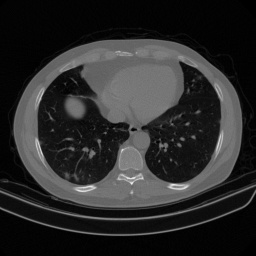
#> input picture a1/85.jpg, 256 x 256 px
$ python CS19B007.py
#> lines starting #> are read from the running program, lines starting #| are printed output that depends on the picture
import matplotlib.image as img
import numpy as np
import matplotlib.pyplot as plt
from shapely.geometry import LineString

# converting the greyscale image into a 256x256 matrix
image = img.imread("85.jpg")
#> image is the input picture: shape (256, 256); min 0, max 239, mean 42.7


# -------------------Eigen Value Decomposition-----------------------------------------------------

eigen_values, eigen_vectors = np.linalg.eig(image)

# sorting eigen values and arranging corresponding eigen vectors, by sorting a temporary list of (magnitude of eigen values, real part of eigen values, index) tuples
temp1 = []
for i in range(256) :
    temp1.append((abs(eigen_values[i]),eigen_values[i].real,i))
#> after the loop, temp1 = 256 items, first 6: (11418.2, 11418.2, 0), (1280.2, 723.1, 1), (1280.2, 723.1, 2), (1108.9, -1108.9, 3), (1083.9, -917, 4), (1083.9, -917, 5)
temp1.sort(reverse=True)

eigen_values_sorted = np.empty(shape=256, dtype=complex)
eigen_vectors_sorted = np.array(eigen_vectors[:,temp1[0][2]])

for i in range(256) :
    eigen_values_sorted[i] =  eigen_values[temp1[i][2]]
for i in range(1,256) :
    eigen_vectors_sorted = np.c_[eigen_vectors_sorted, eigen_vectors[:,temp1[i][2]]]

# compute the sorted eigen value matrix, the corresponding eigen vector matrix and its inverse
P = np.copy(eigen_vectors_sorted)
P_inverse = np.linalg.inv(P)
D = np.diag(eigen_values_sorted)


# --------------------Singular Value Decomposition-----------------------------------------------------

# creating a copy of the image matrix into an array with data type as int, so as to prevent overflow when the matrix is multiplied with its transpose
image1 = np.array(image,dtype=int)

# U is the eigen vector matrix of A.(At)
# singular values are the square root of the eigen values of A.(At)
# Vt is obtained from the equation : A = U.S.Vt, by multiplying both sides with U_inverse and S_inverse
U = np.linalg.eig(image1 @ image1.transpose())[1]
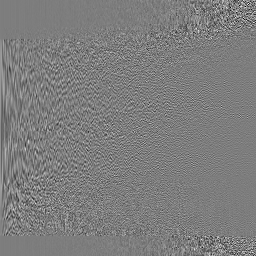
#> U: shape (256, 256) float64; min -0.429, max 0.442, mean 0.000145; drawn with min black and max white
singluar_values = np.sqrt(np.linalg.eig(image1 @ image1.transpose())[0])
#> singluar_values = 256 values, max 14166.5 at index 0, min 0.0565 at index 250, mean 249.3
Vt = np.linalg.inv(np.diag(singluar_values)) @ np.linalg.inv(U) @ image1
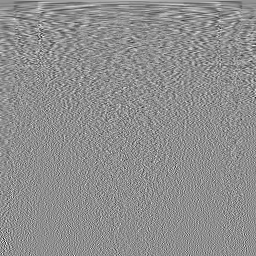
#> Vt: shape (256, 256) float64; min -0.371, max 0.292, mean 0.000182; drawn with min black and max white

# sorting singular values and arranging corresponding right and left singular vectors,
# by sorting a temporary list of (singular values, right singular vector, left singluar vector transpose) tuples
temp2 = []
for i in range(256) :
    temp2.append((singluar_values[i], U[:,i], Vt[i,:]))
#> after the loop, temp2 = 256 items
temp2.sort(reverse=True)

singluar_values_sorted = np.empty(shape=(256))
singluar_values_sorted[0] = temp2[0][0]
U_sorted = np.array(temp2[0][1])
#> U_sorted = 256 values, max 0.104 at index 187, min 0.00252 at index 237, mean 0.0528
Vt_sorted = np.array(temp2[0][2])
#> Vt_sorted = 256 values, max 0.107 at index 131, min 0.00755 at index 1, mean 0.0567

for i in range(1,256) :
    singluar_values_sorted[i] = temp2[i][0]
    U_sorted = np.c_[U_sorted, temp2[i][1]]
    Vt_sorted = np.vstack([Vt_sorted, temp2[i][2]])
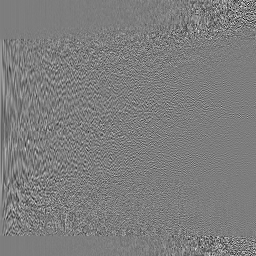
#> U_sorted: shape (256, 256) float64; min -0.429, max 0.442, mean 0.000145; drawn with min black and max white
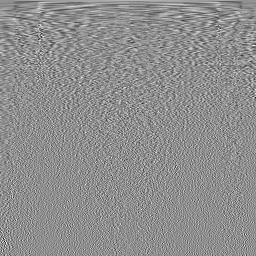
#> Vt_sorted: shape (256, 256) float64; min -0.371, max 0.292, mean 0.000182; drawn with min black and max white
#> after the loop, singluar_values_sorted = 256 values, max 14166.5 at index 0, min 0.0565 at index 255, mean 249.3


# -------------------------------Plots----------------------------------------------------------------

# reconsturcted images and corresponding error images plot

fig, ax = plt.subplots(5, 4, figsize=(12, 20))
curr_fig=0
for k in [5, 20, 50, 180, 255]:
  # incrementing the value of k so as to include the complex conjugate of any complex eigen value
  # checks if the magnitude of kth eigen value is equal to the magnitude of the (k+1)th eigen value and sum of imaginary parts are zero, given they are not purely real
    if((k!=255) and (temp1[k+1][0] == temp1[k][0]) and (eigen_values_sorted[temp1[k+1][2]].imag + eigen_values_sorted[temp1[k][2]].imag == 0) and (eigen_values_sorted[temp1[k][2]].imag != 0)) :
        k += 1

    approx_evd = P[:,:k] @ D[:k,:k] @ P_inverse[:k,:]
    approx_svd = U_sorted[:,:k] @ np.diag(singluar_values_sorted)[:k,:k] @ Vt_sorted[:k,:]

    # evd reconstructed images
    ax[curr_fig][0].imshow(approx_evd.real,cmap="gray")
    ax[curr_fig][0].set_title("evd : k = "+str(k))
    ax[curr_fig,0].axis("off")

    # evd error images
    ax[curr_fig][1].imshow((image - approx_evd.real),cmap="gray")
    ax[curr_fig][1].set_title("evd error : k = "+str(k))
    ax[curr_fig,1].axis("off")

    # svd reconstructed images
    ax[curr_fig][2].imshow(approx_svd,cmap="gray")
    ax[curr_fig][2].set_title("svd : k = "+str(k))
    ax[curr_fig,2].axis("off")

    # svd error images
    ax[curr_fig][3].imshow((image - approx_svd),cmap="gray")
    ax[curr_fig][3].set_title("svd error : k = "+str(k))
    ax[curr_fig,3].axis("off")

    curr_fig +=1
#> after the loop, curr_fig = 5


# plotting the norm of error matrices vs k

k_set = np.arange(1,256,1)
evd_set = []
svd_set = []

# creating lists of norms of error matrices for various values of k
for k in k_set :
    approx_evd = P[:,:k] @ D[:k,:k] @ P_inverse[:k,:]
    approx_svd = U_sorted[:,:k] @ np.diag(singluar_values_sorted)[:k,:k] @ Vt_sorted[:k,:]
    evd_set.append(np.linalg.norm(image-approx_evd.real,"fro"))
    svd_set.append(np.linalg.norm(image-approx_svd,"fro"))
#> this loop made 255 passes
#> pass 3, `approx_svd = U_sorted[:,:k] @ np.diag(singluar_values_sorted)[:k,:k] @..`:
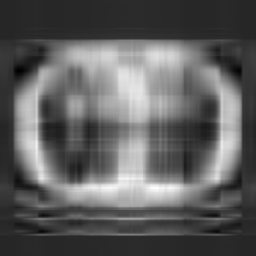
#> approx_svd: shape (256, 256) float64; min -27.83, max 160.8, mean 42.4; drawn with min black and max white
#> after the loop, evd_set = 255 values, max 11349.4 at index 37, min 4.9 at index 254, mean 3581.2; svd_set = 255 values, max 8302.9 at index 0, min 0.0565 at index 254, mean 700.7

# plot of the two norms vs k
fig = plt.figure(num=2, figsize=(16, 12))
ax = fig.add_subplot(1,1,1)
quality_threshold = np.full((255,1),1000)
plt.plot(k_set,evd_set, label="evd norm")
plt.plot(k_set,svd_set, label="svd norm")
plt.plot(k_set,quality_threshold)

# plotting the intersection at norm value = 1000
first_line = LineString(np.column_stack((k_set, evd_set)))
second_line = LineString(np.column_stack((k_set, svd_set)))
third_line = LineString(np.column_stack((k_set, quality_threshold)))
intersection1 = third_line.intersection(first_line)
intersection2 = third_line.intersection(second_line)

plt.plot(*intersection1.xy, 'ro')
plt.plot(*intersection2.xy, 'ro')

plt.legend()
plt.show()
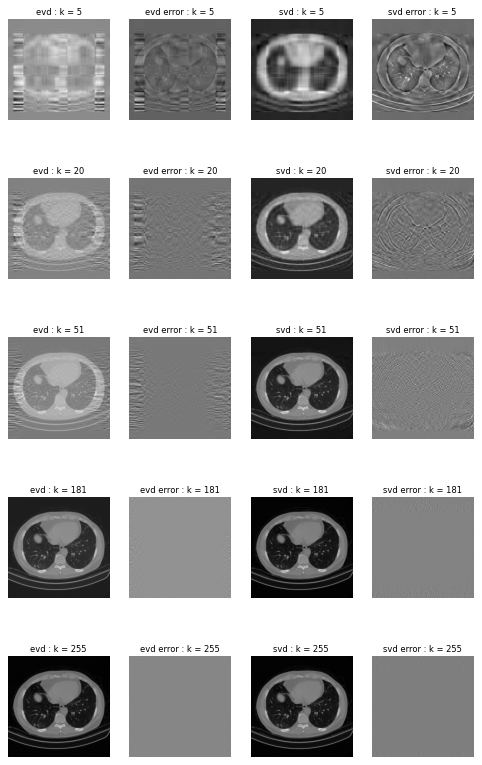
#> figure drawn by matplotlib, 20 panels
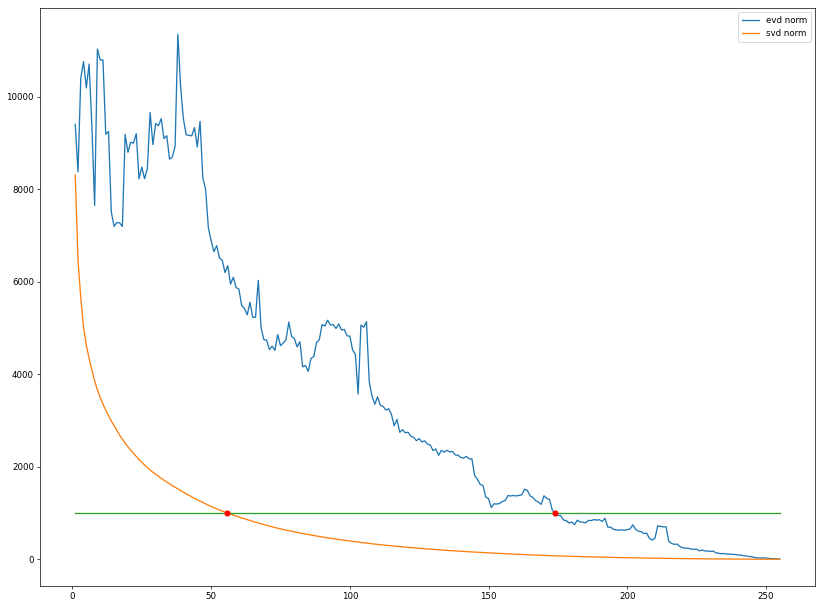
#> figure drawn by matplotlib, 1 panel; curve peaks at x = 38, y = 11349.4; curve peaks at x = 1, y = 8302.9
